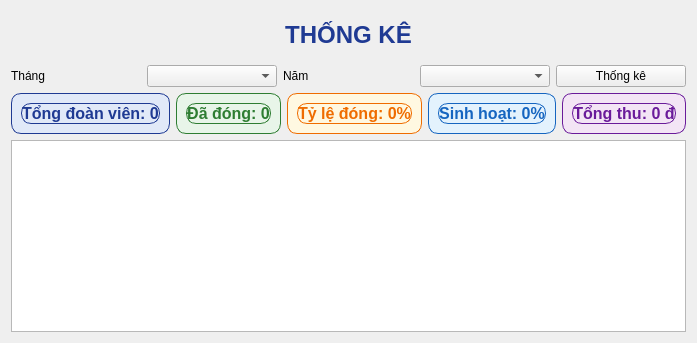
<?xml version="1.0" encoding="UTF-8"?>
<ui version="4.0">
 <class>ThongKeForm</class>

 <widget class="QWidget" name="ThongKeForm">
  <property name="windowTitle">
   <string>Thống kê Đoàn viên</string>
  </property>

  <layout class="QVBoxLayout" name="verticalLayout">

   <!-- ================= TITLE ================= -->
   <item>
    <widget class="QLabel" name="labelTitle">
     <property name="text">
      <string>THỐNG KÊ</string>
     </property>
     <property name="alignment">
      <set>Qt::AlignCenter</set>
     </property>
     <property name="styleSheet">
      <string>
color: #1F3A93;
font-size:18pt;
font-weight:bold;
padding:10px;
      </string>
     </property>
    </widget>
   </item>

   <!-- ================= FILTER ================= -->
   <item>
    <layout class="QHBoxLayout" name="filterLayout">

     <item>
      <widget class="QLabel">
       <property name="text"><string>Tháng</string></property>
      </widget>
     </item>

     <item>
      <widget class="QComboBox" name="cbMonth"/>
     </item>

     <item>
      <widget class="QLabel">
       <property name="text"><string>Năm</string></property>
      </widget>
     </item>

     <item>
      <widget class="QComboBox" name="cbYear"/>
     </item>

     <item>
      <widget class="QPushButton" name="btnThongKe">
       <property name="text">
        <string>Thống kê</string>
       </property>
      </widget>
     </item>

    </layout>
   </item>

   <!-- ================= DASHBOARD ================= -->
   <item>
    <layout class="QHBoxLayout" name="statsLayout">

     <!-- TỔNG -->
     <item>
      <widget class="QFrame" name="cardTong">
       <property name="styleSheet">
        <string>
QFrame {
 background-color: #E1E9F8;
 border-radius: 10px;
 border: 1px solid #1F3A93;
}
QLabel {
 font-size: 16px;
 font-weight: bold;
 color: #1F3A93;
}
        </string>
       </property>
       <layout class="QVBoxLayout">
        <item>
         <widget class="QLabel" name="lblTongDV">
          <property name="text"><string>Tổng đoàn viên: 0</string></property>
          <property name="alignment"><set>Qt::AlignCenter</set></property>
         </widget>
        </item>
       </layout>
      </widget>
     </item>

     <!-- ĐÃ ĐÓNG -->
     <item>
      <widget class="QFrame" name="cardDaDong">
       <property name="styleSheet">
        <string>
QFrame {
 background-color: #E8F5E9;
 border-radius: 10px;
 border: 1px solid #2E7D32;
}
QLabel {
 font-size: 16px;
 font-weight: bold;
 color: #2E7D32;
}
        </string>
       </property>
       <layout class="QVBoxLayout">
        <item>
         <widget class="QLabel" name="lblDaDong">
          <property name="text"><string>Đã đóng: 0</string></property>
          <property name="alignment"><set>Qt::AlignCenter</set></property>
         </widget>
        </item>
       </layout>
      </widget>
     </item>

     <!-- TỶ LỆ ĐÓNG -->
     <item>
      <widget class="QFrame" name="cardTyLe">
       <property name="styleSheet">
        <string>
QFrame {
 background-color: #FFF8E1;
 border-radius: 10px;
 border: 1px solid #EF6C00;
}
QLabel {
 font-size: 16px;
 font-weight: bold;
 color: #EF6C00;
}
        </string>
       </property>
       <layout class="QVBoxLayout">
        <item>
         <widget class="QLabel" name="lblTyLe">
          <property name="text"><string>Tỷ lệ đóng: 0%</string></property>
          <property name="alignment"><set>Qt::AlignCenter</set></property>
         </widget>
        </item>
       </layout>
      </widget>
     </item>

     <!-- SINH HOẠT -->
     <item>
      <widget class="QFrame" name="cardSinhHoat">
       <property name="styleSheet">
        <string>
QFrame {
 background-color: #E3F2FD;
 border-radius: 10px;
 border: 1px solid #1565C0;
}
QLabel {
 font-size: 16px;
 font-weight: bold;
 color: #1565C0;
}
        </string>
       </property>
       <layout class="QVBoxLayout">
        <item>
         <widget class="QLabel" name="lblSinhHoat">
          <property name="text"><string>Sinh hoạt: 0%</string></property>
          <property name="alignment"><set>Qt::AlignCenter</set></property>
         </widget>
        </item>
       </layout>
      </widget>
     </item>

     <!-- TỔNG THU -->
     <item>
      <widget class="QFrame" name="cardTongThu">
       <property name="styleSheet">
        <string>
QFrame {
 background-color: #F3E5F5;
 border-radius: 10px;
 border: 1px solid #6A1B9A;
}
QLabel {
 font-size: 16px;
 font-weight: bold;
 color: #6A1B9A;
}
        </string>
       </property>
       <layout class="QVBoxLayout">
        <item>
         <widget class="QLabel" name="lblTongThu">
          <property name="text"><string>Tổng thu: 0 đ</string></property>
          <property name="alignment"><set>Qt::AlignCenter</set></property>
         </widget>
        </item>
       </layout>
      </widget>
     </item>

    </layout>
   </item>

   <!-- ================= TABLE ================= -->
   <item>
    <widget class="QTableWidget" name="tableWidget"/>
   </item>

  </layout>
 </widget>

 <resources/>
 <connections/>
</ui>
